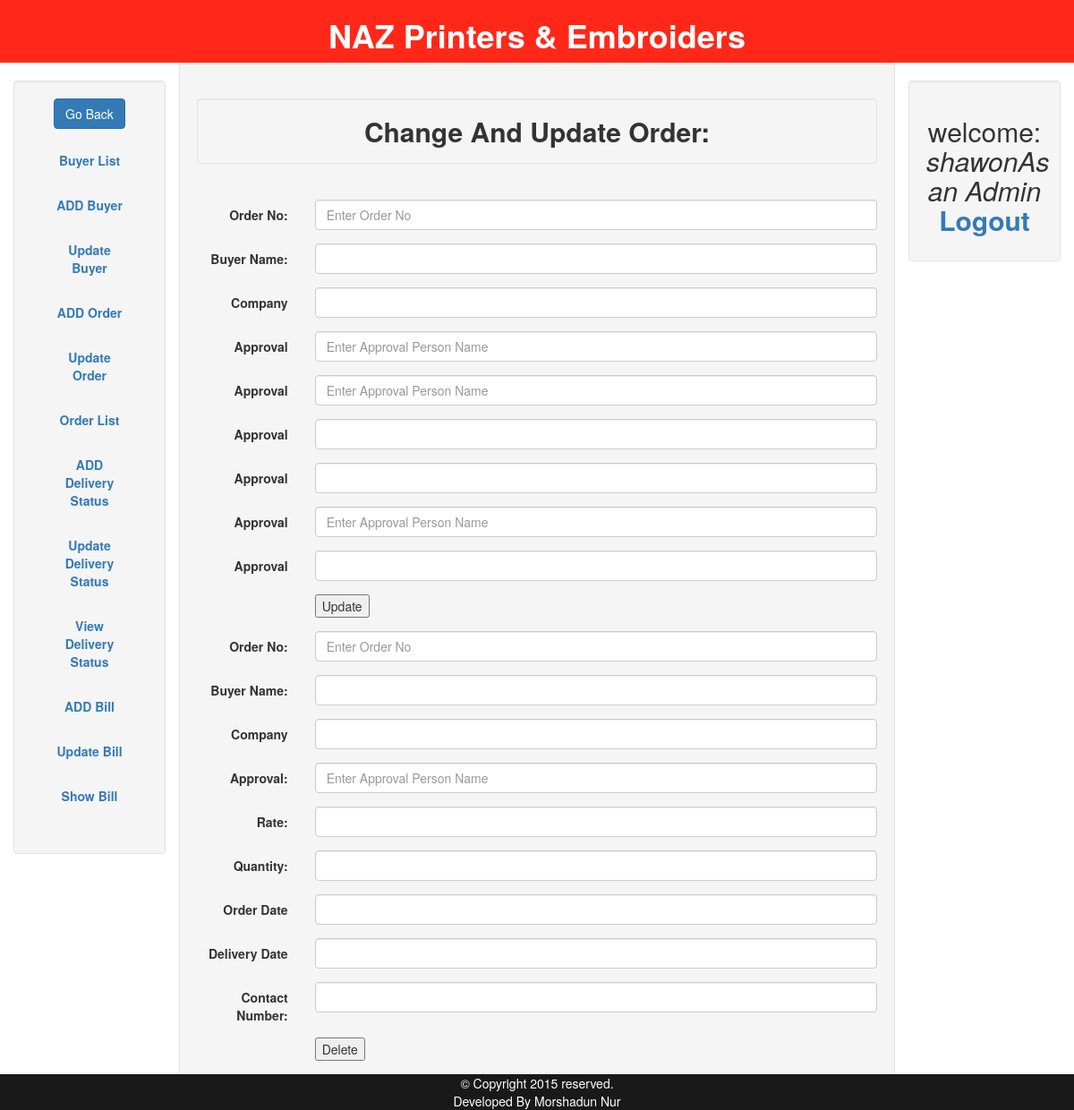
The app's page /admin/up-change-order.php (signed in), older data.
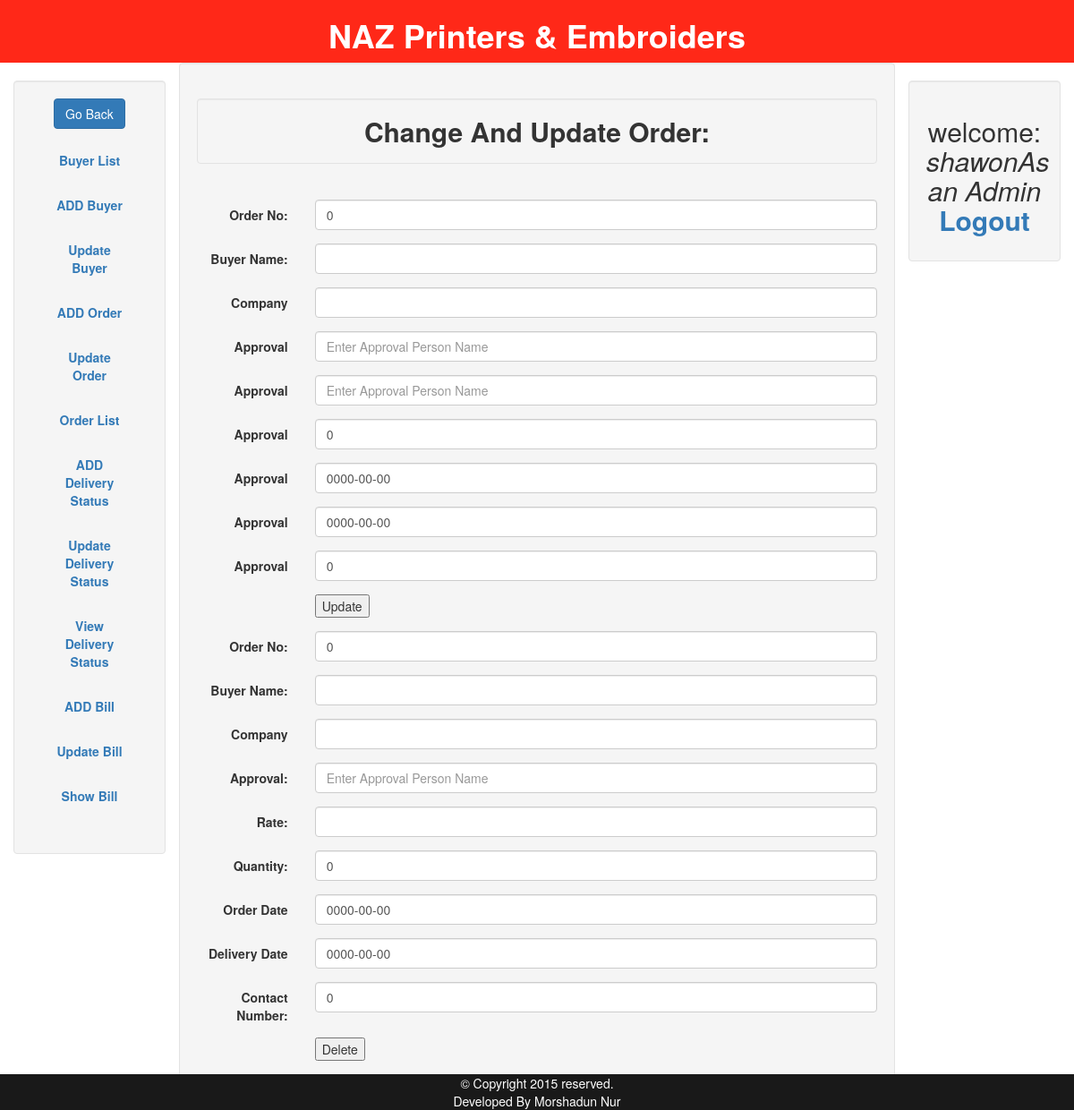
The same page, newer data.
### tables this page shows
CREATE TABLE IF NOT EXISTS `orders` (
  `order_code` int(10) NOT NULL,
  `buyer_name` varchar(64) NOT NULL,
  `company` varchar(64) NOT NULL,
  `sample` blob,
  `approved_by` varchar(64) NOT NULL,
  `quantity` int(10) NOT NULL,
  `rate` int(10) DEFAULT NULL,
  `order_date` date NOT NULL,
  `delivery_date` date NOT NULL,
  `phone` int(16) NOT NULL
);

### session.php (called while the page is built, shortened)
<?php
$conn = mysql_connect("localhost", "root", "");
$user_check=$_SESSION['login_user'];
$type_check=$_SESSION['user_type'];
$ses_sql=mysql_query("select * from user where username='$user_check' AND type='$type_check'", $conn);
$row = mysql_fetch_assoc($ses_sql);
$login_session =$row ['username'];
$login_type =$row ['type'];
?>

### admin/up-change-order.php (the view, shortened to what the changed rows need)
<?php
require '../session.php';
    include '../includes/header.php';
?>
   <div class="container-fluid text-center">
    <div class="row content">
        <div class="col-sm-8 text-left well" id="add_order">
                <?php
$order_code=$_POST['order_code'];
$query=" SELECT * FROM orders WHERE order_code='$order_code'";
$result=mysql_query($query);
$num=mysql_num_rows($result);
$i=0;
while ($i < $num) {
$order_code=mysql_result($result,$i,"order_code");
$quantity=mysql_result($result,$i,"quantity");
$o_date=mysql_result($result,$i,"order_date");
$d_date=mysql_result($result,$i,"delivery_date");
$phone=mysql_result($result,$i,"phone");
    ++$i;
}
?>
                 <h2 class="well text-center"><b>Change And Update  Order:</b></h2><br>
             <form class="form-horizontal" id="form" role="form" method="POST" action="up-chrec-order.php" enctype="multipart/form-data">
                 <div class="form-group">
                     <div class="col-sm-10">
                     <input type="text" class="form-control" id="" placeholder="Enter Order No" name=uorder_code value="<?php echo "$order_code" ?>">
                     </div>
                 </div>
                    <div class="form-group">
                     <div class="col-sm-10">
                    <input type="text" class="form-control" id="" placeholder="" name=uquantity value="<?php echo "$quantity" ?>">
                     </div>
                 </div>   <div class="form-group">
                     <div class="col-sm-10">
                    <input type="text" class="form-control" id="" placeholder="" name=uo_date value="<?php echo "$o_date" ?>">
                     </div>
                 </div>   <div class="form-group">
                     <div class="col-sm-10">
                    <input type="text" class="form-control" id="" placeholder="Enter Approval Person Name" name=ud_date value="<?php echo "$d_date" ?>">
                     </div>
                 </div>
                 <div class="form-group">
                     <div class="col-sm-10">
                    <input type="text" class="form-control" id="" placeholder="" name=uphone value="<?php echo "$phone" ?>">
                     </div>
                 </div>
            </form>
             <form class="form-horizontal" id="form1" role="form" method="POST" action="del-order.php" enctype="multipart/form-data">
                 <div class="form-group">
                     <div class="col-sm-10">
                     <input type="text" class="form-control" id="" placeholder="Enter Order No" name=order_code value="<?php echo "$order_code" ?>">
                     </div>
                 </div>
                    <div class="form-group">
                     <div class="col-sm-10">
                    <input type="text" class="form-control" id="" placeholder="" name=quantity value="<?php echo "$quantity" ?>">
                     </div>
                 </div>   <div class="form-group">
                     <div class="col-sm-10">
                    <input type="text" class="form-control" id="" placeholder="" name=o_date value="<?php echo "$o_date" ?>">
                     </div>
                 </div>   <div class="form-group">
                     <div class="col-sm-10">
                    <input type="text" class="form-control" id="" placeholder="" name=d_date value="<?php echo "$d_date" ?>">
                     </div>
                 </div>
                 <div class="form-group">
                     <div class="col-sm-10">
                    <input type="text" class="form-control" id="" placeholder="" name=phone value="<?php echo "$phone" ?>">
                     </div>
                 </div>
            </form>
        </div>
        <div class="col-sm-2 sidenav">
            <div class="well">
                <h2 id="welcome">
                    welcome: <i> <?php echo $login_session .'As an '. $login_type; ?></i>
                    <b id="logout"><a href="../logout.php">Logout</a></b>
                </h2>
            </div>
        </div>
    </div>
</div>

Row changes from the older to the newer data that the page shows:
added orders: uorder_code "0", uquantity "0", uo_date "0000-00-00", ud_date "0000-00-00", uphone "0", order_code "0", quantity "0", o_date "0000-00-00", d_date "0000-00-00", phone "0"
